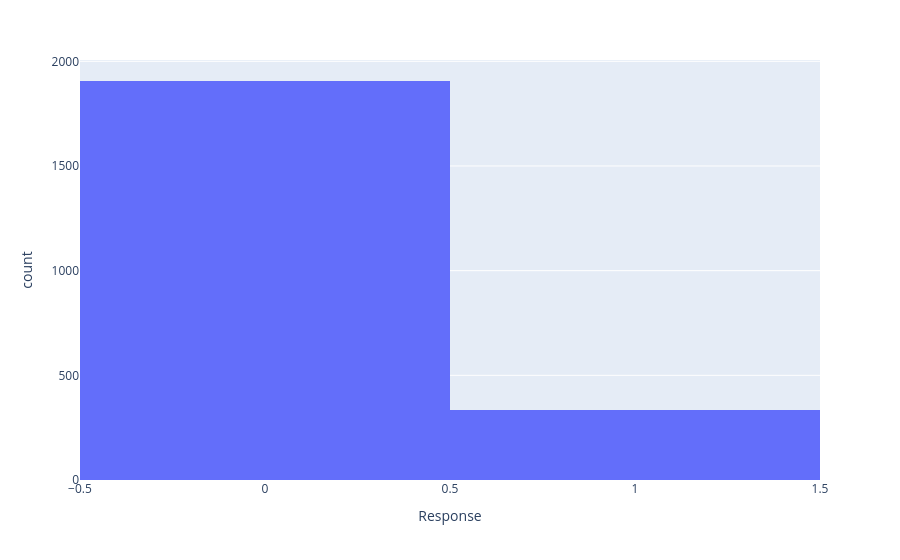

Here is the notebook cell this chart was saved with:
### Code cell
import plotly.express as px
px.histogram(df, x="Response")

### Figure 1 — Plotly figure (JSON) as saved in the notebook; plotly's stock layout.template omitted (floating-point values rounded to 4 significant figures; data arrays with more than 128 entries replaced by an {"elided": "..."} marker saying what was removed)
{"data": [{"bingroup": "x", "hovertemplate": "Response=%{x}<br>count=%{y}<extra></extra>", "legendgroup": "", "marker": {"color": "#636efa", "pattern": {"shape": ""}}, "name": "", "orientation": "v", "showlegend": false, "type": "histogram", "x": {"elided": "2240 int values"}, "xaxis": "x", "yaxis": "y"}], "layout": {"barmode": "relative", "legend": {"tracegroupgap": 0}, "margin": {"t": 60}, "xaxis": {"anchor": "y", "domain": [0, 1], "title": {"text": "Response"}}, "yaxis": {"anchor": "x", "domain": [0, 1], "title": {"text": "count"}}}}
